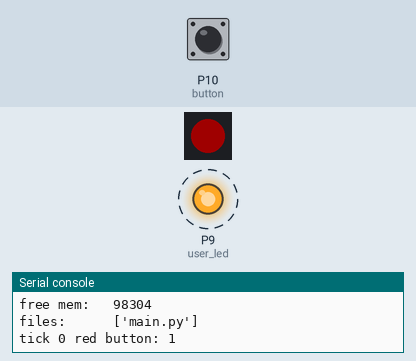
The program below on a simulated Pycom board running MicroPython. On the bench: 1 RGB LEDs in strip order, left to right, output pins drawn as LEDs (lit = HIGH), the last lines printed to the serial console. Dashed ring = blinking. The test bench sets the inputs (shaded band); at power-on: P10 (button) HIGH. Dim RGB values are drawn brighter than linear.

Above: at 0.2 s.
At 1.2 s:
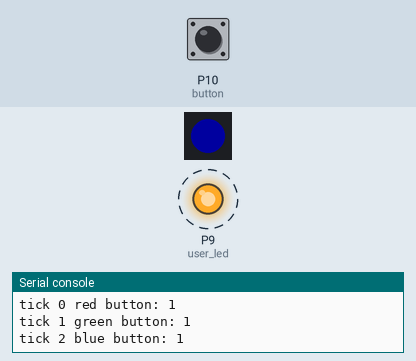
At 2.2 s:
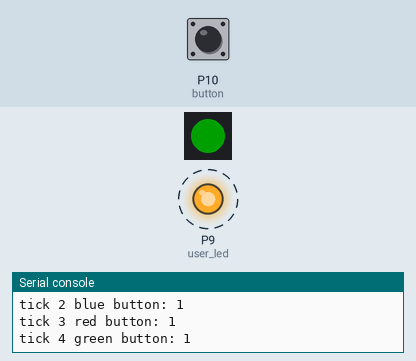
Timing chart, 0 to 3.5 s (numbered marks = the images above):
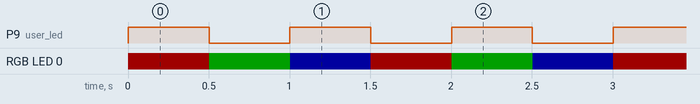

Measured:
- by itself, P9 (user_led): alternates HIGH for 0.50 s and LOW for 0.50 s
- by itself, RGB LED 0: repeats every 1.5 s: RGB(0, 32, 0) 0.50 s, RGB(0, 0, 32) 0.50 s, RGB(32, 0, 0) 0.50 s
- by itself, everything shown: repeats every 3.0 s, in 6 steps

The program:

main.py
```python
# Hardware smoke test for Pycom LoPy 1.0 on Expansion Board 3.0.
# - prints board info to the serial console
# - cycles the on-module RGB LED (red -> green -> blue)
# - prints the state of button S1 (P10) each tick: 1 = released, 0 = pressed.
# - blinks the expansion board user LED (P9, needs the LED jumper fitted)

import os
import gc
import time
import machine
import pycom
from machine import Pin

print("=== LoPy smoke test ===")
print("uname:     ", os.uname())
print("unique id: ", "".join("{:02x}".format(b) for b in machine.unique_id()))
print("free mem:  ", gc.mem_free())
print("files:     ", os.listdir("/flash"))

pycom.heartbeat(False)  # take control of the RGB LED

button = Pin("P10", mode=Pin.IN, pull=Pin.PULL_UP)
user_led = Pin("P9", mode=Pin.OUT)

COLORS = [(0x200000, "red"), (0x002000, "green"), (0x000020, "blue")]

i = 0
while True:
    color, name = COLORS[i % len(COLORS)]
    pycom.rgbled(color)
    user_led.toggle()
    print("tick", i, name, "button:", button())
    i += 1
    time.sleep(0.5)
```
